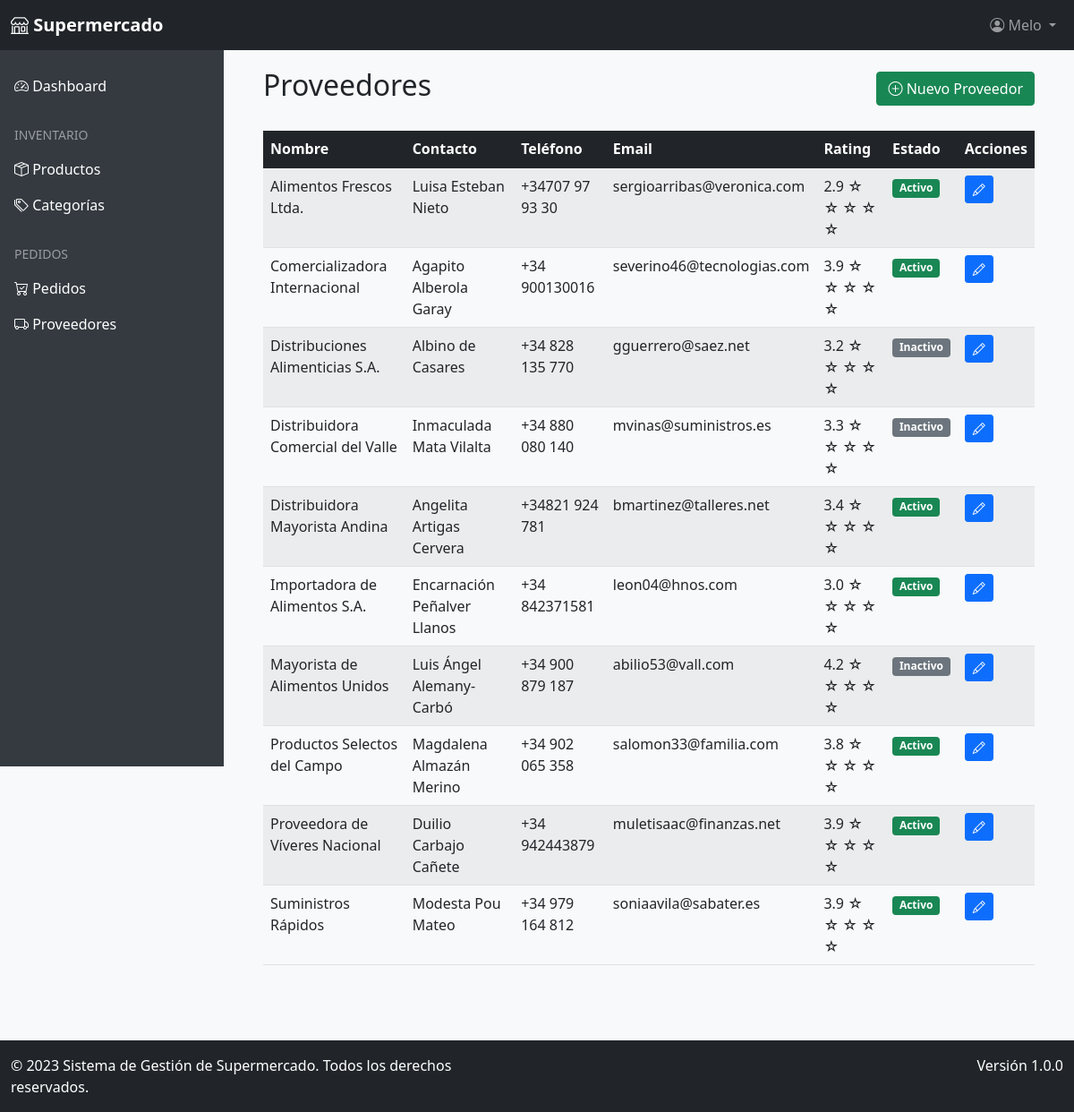
The page /pedidos/proveedores/ (signed in) on the database its author committed.
### usuarios/models.py (models this page shows, shortened)
class Usuario(AbstractUser):
    class TipoUsuario(models.TextChoices):
        ADMIN = 'ADMIN', _('Administrador')
        EMPLEADO = 'EMPLEADO', _('Empleado')
        PROVEEDOR = 'PROVEEDOR', _('Proveedor')
    tipo_usuario = models.CharField(
        max_length=10,
        choices=TipoUsuario.choices,
        default=TipoUsuario.EMPLEADO,
        verbose_name=_('Tipo de Usuario')
    )
    telefono = models.CharField(
        max_length=15,
        blank=True,
        null=True,
        verbose_name=_('Teléfono')
    )
    direccion = models.TextField(
        blank=True,
        null=True,
        verbose_name=_('Dirección')
    )
    fecha_nacimiento = models.DateField(
        blank=True,
        null=True,
        verbose_name=_('Fecha de Nacimiento')
    )
    class Meta:
        verbose_name = _('Usuario')
        verbose_name_plural = _('Usuarios')
        ordering = ['last_name', 'first_name']
    def es_administrador(self):
        return self.tipo_usuario == self.TipoUsuario.ADMIN

### pedidos/models.py (models this page shows, shortened)
class Proveedor(models.Model):
    nombre = models.CharField(max_length=100, verbose_name=_('Nombre'))
    contacto = models.CharField(max_length=100, verbose_name=_('Persona de Contacto'))
    telefono = models.CharField(max_length=15, verbose_name=_('Teléfono'))
    email = models.EmailField(verbose_name=_('Email'))
    direccion = models.TextField(verbose_name=_('Dirección'))
    rating = models.FloatField(default=3.0, verbose_name=_('Rating (1-5)'))
    tiempo_respuesta_promedio = models.IntegerField(default=3, verbose_name=_('Tiempo Respuesta (días)'))
    activo = models.BooleanField(default=True, verbose_name=_('Activo'))
    class Meta:
        verbose_name = _('Proveedor')
        verbose_name_plural = _('Proveedores')
        ordering = ['nombre']

### pedidos/views.py (the view)
# urls.py: path('proveedores/', views.proveedor_list, name='proveedor_list'),
@login_required
def proveedor_list(request):
    proveedores = Proveedor.objects.all()
    return render(request, 'pedidos/proveedor_list.html', {'proveedores': proveedores})

### pedidos/templates/pedidos/proveedor_list.html (shortened to what this page needs)
{% extends "base.html" %}
{% block content %}
<div class="container">
    <div class="d-flex justify-content-between align-items-center mb-4">
        <h2>Proveedores</h2>
        <a href="{% url 'pedidos:proveedor_create' %}" class="btn btn-success">
            <i class="bi bi-plus-circle"></i> Nuevo Proveedor
        </a>
    </div>
    <div class="table-responsive">
        <table class="table table-striped table-hover">
            <thead class="table-dark">
                <tr>
                    <th>Nombre</th>
                    <th>Contacto</th>
                    <th>Teléfono</th>
                    <th>Email</th>
                    <th>Rating</th>
                    <th>Estado</th>
                    <th>Acciones</th>
                </tr>
            </thead>
            <tbody>
                {% for proveedor in proveedores %}
                <tr>
                    <td>{{ proveedor.nombre }}</td>
                    <td>{{ proveedor.contacto }}</td>
                    <td>{{ proveedor.telefono }}</td>
                    <td>{{ proveedor.email }}</td>
                    <td>
                        {{ proveedor.rating }}
                        {% with stars=proveedor.rating|floatformat:0 %}
                            {% for i in "12345" %}
                                {% if forloop.counter <= stars %}★{% else %}☆{% endif %}
                            {% endfor %}
                        {% endwith %}
                    </td>
                    <td>
                        {% if proveedor.activo %}
                        <span class="badge bg-success">Activo</span>
                        {% else %}
                        <span class="badge bg-secondary">Inactivo</span>
                        {% endif %}
                    </td>
                    <td>
                        <div class="btn-group btn-group-sm">
                            <a href="{% url 'pedidos:proveedor_update' proveedor.pk %}" class="btn btn-primary">
                                <i class="bi bi-pencil"></i>
                            </a>
                        </div>
                    </td>
                </tr>
                {% empty %}
                <tr>
                    <td colspan="7" class="text-center">No hay proveedores registrados</td>
                </tr>
                {% endfor %}
            </tbody>
        </table>
    </div>
</div>
{% endblock %}

### templates/base.html (shortened to what this page needs)
<!DOCTYPE html>
<html lang="es">
<head>
    <link href="https://cdn.jsdelivr.net/npm/bootstrap@5.1.3/dist/css/bootstrap.min.css" rel="stylesheet">
    <link rel="stylesheet" href="https://cdn.jsdelivr.net/npm/bootstrap-icons@1.8.1/font/bootstrap-icons.css">
</head>
<body>
    {% include 'includes/header.html' %}
    {% include 'includes/sidebar.html' %}
    <main class="main-content">
        <div class="container-fluid">
            {% block content %}{% endblock %}
        </div>
    </main>
    {% include 'includes/footer.html' %}
</body>
</html>

### templates/includes/header.html (shortened to what this page needs)
<nav class="navbar navbar-expand-lg navbar-dark bg-dark fixed-top">
    <div class="container-fluid">
        <a class="navbar-brand" href="{% url 'inicio' %}">
            <i class="bi bi-shop"></i> Supermercado
        </a>
        <div class="collapse navbar-collapse" id="navbarNav">
            <ul class="navbar-nav ms-auto">
                {% if user.is_authenticated %}
                <li class="nav-item dropdown">
                    <a class="nav-link dropdown-toggle" href="#" id="navbarDropdown" role="button" data-bs-toggle="dropdown">
                        <i class="bi bi-person-circle"></i> {{ user.get_full_name|default:user.username }}
                    </a>
                </li>
                {% else %}
                <li class="nav-item">
                    <a class="nav-link" href="{% url 'usuarios:login' %}"><i class="bi bi-box-arrow-in-right"></i> Iniciar sesión</a>
                </li>
                {% endif %}
            </ul>
        </div>
    </div>
</nav>

### templates/includes/sidebar.html (shortened to what this page needs)
<div class="sidebar d-none d-lg-block">
    <div class="sidebar-sticky">
        <ul class="nav flex-column">
            <li class="nav-item">
                <a class="nav-link text-white" href="{% url 'inicio' %}">
                    <i class="bi bi-speedometer2"></i> Dashboard
                </a>
            </li>
            <li class="nav-item mt-3">
                <span class="nav-link text-white-50 small">INVENTARIO</span>
            </li>
            <li class="nav-item">
                <a class="nav-link text-white" href="{% url 'inventario:producto_list' %}">
                    <i class="bi bi-box-seam"></i> Productos
                </a>
            </li>
            <li class="nav-item">
                <a class="nav-link text-white" href="{% url 'inventario:categoria_list' %}">
                    <i class="bi bi-tags"></i> Categorías
                </a>
            </li>
            <li class="nav-item mt-3">
                <span class="nav-link text-white-50 small">PEDIDOS</span>
            </li>
            <li class="nav-item">
                <a class="nav-link text-white" href="{% url 'pedidos:pedido_list' %}">
                    <i class="bi bi-cart-check"></i> Pedidos
                </a>
            </li>
            <li class="nav-item">
                <a class="nav-link text-white" href="{% url 'pedidos:proveedor_list' %}">
                    <i class="bi bi-truck"></i> Proveedores
                </a>
            </li>
        </ul>
    </div>
</div>

### templates/includes/footer.html
<footer class="bg-dark text-white py-3 mt-5">
    <div class="container-fluid">
        <div class="row">
            <div class="col-md-6">
                <p class="mb-0">&copy; 2023 Sistema de Gestión de Supermercado. Todos los derechos reservados.</p>
            </div>
            <div class="col-md-6 text-md-end">
                <p class="mb-0">Versión 1.0.0</p>
            </div>
        </div>
    </div>
</footer>

### templates/base.html (style rules this page uses)
body { padding-top: 56px; background-color: #f8f9fa; }
.sidebar { height: 100vh; position: fixed; width: 250px; background-color: #343a40; padding-top: 20px; }
.main-content { margin-left: 250px; padding: 20px; }
.navbar-brand { font-weight: bold; }
.table-responsive { overflow-x: auto; }

### rows shown on the page
Usuario: get_full_name "Melo"
Proveedor: nombre "Alimentos Frescos Ltda.", contacto "Luisa Esteban Nieto", telefono "+34707 97 93 30", email "sergioarribas@veronica.com", rating "2.9", activo "Activo"
Proveedor: nombre "Comercializadora Internacional", contacto "Agapito Alberola Garay", telefono "+34 900130016", email "severino46@tecnologias.com", rating "3.9", activo "Activo"
Proveedor: nombre "Distribuciones Alimenticias S.A.", contacto "Albino de Casares", telefono "+34 828 135 770", email "gguerrero@saez.net", rating "3.2", activo "Inactivo"
Proveedor: nombre "Distribuidora Comercial del Valle", contacto "Inmaculada Mata Vilalta", telefono "+34 880 080 140", email "mvinas@suministros.es", rating "3.3", activo "Inactivo"
Proveedor: nombre "Distribuidora Mayorista Andina", contacto "Angelita Artigas Cervera", telefono "+34821 924 781", email "bmartinez@talleres.net", rating "3.4", activo "Activo"
Proveedor: nombre "Importadora de Alimentos S.A.", contacto "Encarnación Peñalver Llanos", telefono "+34 842371581", email "leon04@hnos.com", rating "3.0", activo "Activo"
Proveedor: nombre "Mayorista de Alimentos Unidos", contacto "Luis Ángel Alemany-Carbó", telefono "+34 900 879 187", email "abilio53@vall.com", rating "4.2", activo "Inactivo"
Proveedor: nombre "Productos Selectos del Campo", contacto "Magdalena Almazán Merino", telefono "+34 902 065 358", email "salomon33@familia.com", rating "3.8", activo "Activo"
Proveedor: nombre "Proveedora de Víveres Nacional", contacto "Duilio Carbajo Cañete", telefono "+34 942443879", email "muletisaac@finanzas.net", rating "3.9", activo "Activo"
Proveedor: nombre "Suministros Rápidos", contacto "Modesta Pou Mateo", telefono "+34 979 164 812", email "soniaavila@sabater.es", rating "3.9", activo "Activo"
